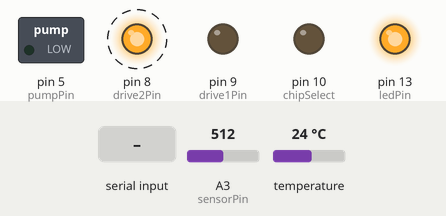
This sketch was run on a simulated Arduino Leonardo, built with avr-gcc and run on an emulated ATmega32U4. Parts: switched loads named in the sketch (green lamp = pin HIGH), output pins drawn as LEDs (lit = HIGH). Wiring (inferred from the names in the program): DS1307 clock at I2C address 0x68. Dashed ring = blinking. The test bench sets the inputs (shaded band); at power-on: A3 (sensorPin) = 512, temperature 24 °C. The local clock reads 2024-03-15 10:24:30 at power-on unless the sketch sets it; storage starts empty.

Above: at 1.25 s.
1.3 s: "M\n" received over the second serial link
At 2.58 s:
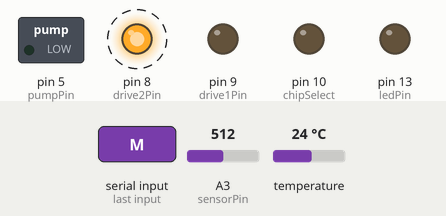
At 4.0 s:
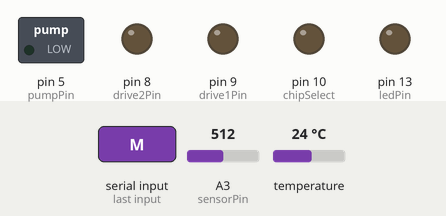
4.8 s: "M\n" received over the second serial link
At 6.17 s:
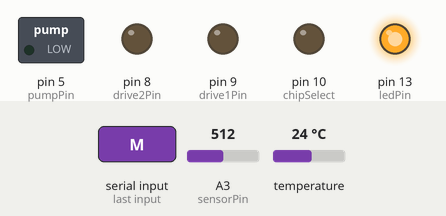
Timing chart, 0 to 14.3 s (numbered marks = the images above; inputs shaded):
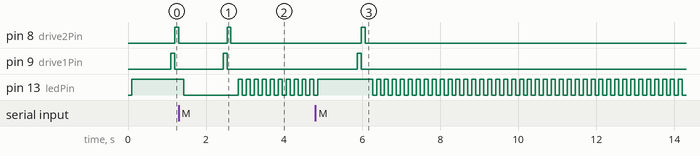

The sketch:

processLeonardo.ino
```cpp
/*

  Plant Care

  Control irrigation according to soil moisture conten
  See doc/timing.txt for usage

  Use with
	- Arduino Leonardo R3
	- "Adafruit SMT Datalogger Shield.pdf" - providing SD card interface and RTC
	- circuit board according to main-wleonardo.pdf - providing pump, level sensor, temperature sensor connectivity


  TODO:
	- implement level sensor check
	- implement irrigation plausibility: shut down if conductivity is not changing after (eg.) 5 irigations
	- SD card readout (via serial line) will hang the sketch!
	- add HC-12 wireless serial support - so serial wire connection is not necessary for operation check and dumping data
	x - is it possible to eliminate RTC and SD, still preserve -some level of- data logging?


*/

#include "OneWire.h"

#include <SD.h>

// Note that even if it's not
// used as the CS pin, the hardware CS pin (10 on most Arduino boards,
// 53 on the Mega) must be left as an output or the SD library
// functions will not work.
const int chipSelect = 10;

// On the Ethernet Shield, CS is pin 4.
// const int chipSelect = 4;

// I2C bus access

#include <Wire.h>

const int RTC = 0x68;

#define SW_ID "PlantCare V1.4-DBG"


/**********************************************
* PIN Configuration
**********************************************/

const int sensorPin = A3;    // select the input pin for the potentiometer
// drive pins for soil moisture sensor

const int serialRxPin = 0;    // not set explicitly, just indicated here
const int serialTxPin = 1;    // not set explicitly, just indicated here

const int owdtaPin = 4;       // IO4: 1 wire data
const int pumpPin = 5;        // pump driver HIGH : Pump ON

const int sDrive2Pin = 6;     // stagnant sensor low  side
const int sDrive1Pin = 7;     // stagnant sensor high side

const int drive2Pin = 8;      // moisture sensor low  side
const int drive1Pin = 9;      // moisture sensor high side

const int ledPin = 13;        // yellow LED to flash on Leonardo board

/**********************************************/

// data logging is done by 5 minutes
const unsigned int MEASPER = 300;

// the number of 1W temperature sensors in the chain
const unsigned int nSENSOR = 1;

// the number of minutes to the next irrigation if
const unsigned int N_TO_NEXT_IRRIGATION = 5;

// moisture below MOIST_LOW consideered dry
const unsigned int MOIST_LOW = 675;

const unsigned int PUMP_LENGTH_S = 15;

int ledon = 1;          // cache LED state
int nLoop = 0;
int nDry;               // the number of consecutive dry minutes
int nPump;              // the total number of irrigations in this run

int commArmed = 0;      // first character of multi byte command received
int armLen;             // length of armed periode

int sensorValueH, sensorValueL, sensorMoisture = 0;  // variable to store the value coming from the sensor
int sensorDelay = 100;

const int sLen = 20;      // string represantation of timestamp


// DS18S20 Temperature chip i/o
OneWire ds(owdtaPin);


byte i, incomingByte;

byte nsensor;  // the actual number of sensors
byte type_s;
byte data[12];
// addresses are stored in contingous array of 8 bytes
byte addr[8 * nSENSOR];
int rawtemp[nSENSOR];
// the highest and lowest temperature
int tempHi, tempLo;

volatile unsigned int activecycles, totalcycles;  // the number of cycles while heater is on (active) and
// the total number of cycles in current control macro cycle
// totalcycles is up until PWNMLEN

volatile boolean inDump;    // dump initiated in main loop
volatile boolean sdOK;   // SD card is available

File sdFile;
byte rtSec, rtMin, rtHour, rtDay, rtMonth, rtYear;
byte thisMin;   // store the last minute being recognised
String tStamp, tStamp1;


// get the temperature of n-th sensor
// n should be within limits [0..nSENSOR-1]

void GetTemp(byte n) {

  int i;

  ds.reset();
  ds.select(addr + 8 * n);
  ds.write(0x44, 1);        // start conversion, with parasite power on at the end

  delay(1000);     // maybe 750ms is enough, maybe not
  // we might do a ds.depower() here, but the reset will take care of it.

  ds.reset();
  ds.select(addr + 8 * n);
  ds.write(0xBE);         // Read Scratchpad

  for ( i = 0; i < 9; i++) {           // we need 9 bytes
    data[i] = ds.read();
  }

  // the first ROM byte indicates which chip
  switch (addr[0]) {
    case 0x10:
      //      Serial.println("  Chip = DS18S20");  // or old DS1820
      type_s = 1;
      break;
    case 0x28:
      //      Serial.println("  Chip = DS18B20");
      type_s = 0;
      break;
    case 0x22:
      //      Serial.println("  Chip = DS1822");
      type_s = 0;
      break;
    default:
      type_s = 0;
      //      Serial.println("Device is not a DS18x20 family device.");
  }


  int16_t raw = (data[1] << 8) | data[0];
  if (type_s) {
    raw = raw << 3; // 9 bit resolution default
    if (data[7] == 0x10) {
      // "count remain" gives full 12 bit resolution
      raw = (raw & 0xFFF0) + 12 - data[6];
    }
  } else {
    byte cfg = (data[4] & 0x60);
    // at lower res, the low bits are undefined, so let's zero them
    if (cfg == 0x00) raw = raw & ~7;  // 9 bit resolution, 93.75 ms
    else if (cfg == 0x20) raw = raw & ~3; // 10 bit res, 187.5 ms
    else if (cfg == 0x40) raw = raw & ~1; // 11 bit res, 375 ms
    //// default is 12 bit resolution, 750 ms conversion time
  }

  rawtemp[n] = raw;

}


void GetDate() {

  Wire.beginTransmission(RTC); // transmit to device #4
  Wire.write(0);        // set address to 0
  Wire.endTransmission();    // stop transmitting

  Wire.requestFrom(RTC, 7);    // request 7 bytes from slave device #x68 (DS1307 RTC)
  rtSec = Wire.read();
  rtMin = Wire.read();
  rtHour = Wire.read();
  rtDay = Wire.read();
  rtDay = Wire.read();  // drop day of week data
  rtMonth = Wire.read();
  rtYear = Wire.read();

  tStamp = String(rtYear, HEX) + " " + String(rtMonth, HEX) + " " + String(rtDay, HEX)
           + " " + String(rtHour, HEX) + " " + String(rtMin, HEX) + " " + String(rtSec, HEX);

}


/*
   Dumb SetDate: the date is hardcoded - just for Setup
   values are BCD format
*/

void SetDate() {

  Wire.beginTransmission(RTC); // transmit to device #4
  Wire.write(0);        // set address to 0
  Wire.write(0);        // set s to 0
  Wire.write(0x59);        // set min
  Wire.write(0x06);        // set hour 24 hour format: bit 6 = 0!
  Wire.write(0);        // set day of week (just placeholder)

  Wire.write(0x01);        // set day
  Wire.write(0x06);        // set month
  Wire.write(0x24);        // set year

  Wire.endTransmission();    // stop transmitting


}

void StoreData() {

  if (sdOK) {

    sdFile = SD.open("data.txt", FILE_WRITE);

    sdFile.print(tStamp);
    sdFile.print('\t');

    sdFile.print(nLoop);
    sdFile.print("\t");
    sdFile.print(nDry);
    sdFile.print("\t");
    sdFile.print(nPump);
    sdFile.print(",\t");

    sdFile.print(sensorValueH);
    sdFile.print("\t");
    sdFile.print(sensorValueL);
    sdFile.print("\t");
    sdFile.print(sensorMoisture);
    sdFile.print("\t");

    for (int i = 0; i < nsensor; i++) {
      sdFile.print((rawtemp[i] & 0xff0) >> 4);
      sdFile.print(',');
      sdFile.print(rawtemp[i] & 0xf);
      sdFile.print("\t");
    }

    sdFile.println();
    sdFile.close();
  }

}

/*
  Fill rtYear, rtMonth... and tStamp
*/


// fill the array of sensor addresses
void listSensors() {
  byte n;

  // iteration count over sensors
  nsensor = 0;
  ds.reset_search();
  while (ds.search(addr + 8 * nsensor)) {
    nsensor++;
  }

  Serial1.print(nsensor);
  Serial1.println(" sensor(s) found.");

  for (n = 0; n < nsensor; n++) {
    for (i = 0; i < 8; i++) {
      if (addr[n * 8 + i] < 0x10) Serial1.print('0');
      Serial1.print(addr[n * 8 + i], HEX);
    }

    if (OneWire::crc8(addr + 8 * n, 7) != addr[8 * n + 7]) {
      Serial1.print(" CRC is not valid!");
    }
    else Serial1.print(" CRC is OK!");

    Serial1.println();
  }

  // if SD card is available, write sensor data to startup.txt
  if (sdOK) {
    sdFile = SD.open("startup.txt", FILE_WRITE);

    sdFile.println();
    sdFile.println(SW_ID);
    GetDate();
    sdFile.println(tStamp);

    for (n = 0; n < nsensor; n++) {
      for (i = 0; i < 8; i++) {
        if (addr[n * 8 + i] < 0x10) sdFile.print('0');
        sdFile.print(addr[n * 8 + i], HEX);
      }

      if (OneWire::crc8(addr + 8 * n, 7) != addr[8 * n + 7]) {
        sdFile.print(" CRC is not valid!");
      }
      else sdFile.print(" CRC is OK!");

      sdFile.print("\n");
    }


    sdFile.close();

  }


  Serial1.println();
}


// get all temperatures
void GetTemp() {
  int i;

  for (i = 0; i < nsensor; i++)
    GetTemp(i);
  tempLo = rawtemp[0];
  tempHi = rawtemp[0];
  for (i = 1; i < nsensor; i++) {
    if (rawtemp[i] > tempHi) tempHi = rawtemp[i];
    if (rawtemp[i] < tempLo) tempLo = rawtemp[i];
  }

}


void printHeader1(){
//                   SD_OK 24 6 1 8 15 35	3665	5	12,	-1023	0,0
  Serial1.println("  SD    Y  M D H M  S  loop dry pmp moist temp");
}

void printStatus() {

  if (sdOK) Serial.print("  SD_OK ");
  else  Serial.print    ("!!NO_SD ");

  // there is no watchdog actually
  //  if (digitalRead(wmonPin) == HIGH) Serial.print("WDen ");
  //    else  Serial.print("WDdis");
  //  Serial.print("\t");

  Serial.print(tStamp);
  Serial.print(", ");
  Serial.print(tStamp1);

  Serial.print(", ");
  Serial.print(nLoop);
  Serial.print(", ");
  Serial.print(nDry);
  Serial.print(", ");
  Serial.print(nPump);
  Serial.print(", ");

  Serial.print(sensorMoisture);
  Serial.print(", ");

  Serial.print((tempLo & 0xff0) >> 4);
  Serial.print(".");
  Serial.print(tempLo & 0xf);

  // there is one tempereture sensor only
  //  Serial.print(", ");
  //  Serial.print((tempHi & 0xff0) >> 4);
  //  Serial.print(',');
  //  Serial.print(tempHi & 0xf);
  //  Serial.print("\t");

  Serial.println();
}

void printStatus1() {

  if (sdOK) Serial1.print("  SD_OK *");
  else  Serial1.print    ("!!NO_SD *");

  // there is no watchdog actually
  //  if (digitalRead(wmonPin) == HIGH) Serial1.print("WDen ");
  //    else  Serial1.print("WDdis");
  //  Serial1.print("\t");

  Serial1.print(tStamp);
  Serial1.print(", ");
  Serial1.print(tStamp1);
  Serial1.print(", ");

  Serial1.print(nLoop);
  Serial1.print(", ");
  Serial1.print(nDry);
  Serial1.print(", ");
  Serial1.print(nPump);
  Serial1.print(", ");

  Serial1.print(sensorMoisture);
  Serial1.print(", ");

  Serial1.print((tempLo & 0xff0) >> 4);
  Serial1.print(".");
  Serial1.print(tempLo & 0xf);
  Serial1.print(", ");

  // there is one tempereture sensor only
  //  Serial1.print((tempHi & 0xff0) >> 4);
  //  Serial1.print(".");
  //  Serial1.print(tempHi & 0xf);

  Serial1.println();

  Serial1.print(nLoop);
  Serial1.print("thisMin / rtMin: ");
  Serial1.print(thisMin);
  Serial1.print(" / ");
  Serial1.print(rtMin);
  Serial1.println();

}


// dump acquired data
void dumpData() {
  char c;

  //  Serial1.println("*****************************************");
  //  Serial1.println("***          startup.txt              ***");
  //  Serial1.println("*****************************************");
  Serial1.println("*S");
  sdFile = SD.open("startup.txt", FILE_READ);
  while (sdFile.available()) {
    c = sdFile.read();
    Serial1.write(c);
  }
  sdFile.close();

  //  Serial1.println("*****************************************");
  //  Serial1.println("***            data.txt               ***");
  //  Serial1.println("*****************************************");
  Serial1.println("*D");
  sdFile = SD.open("data.txt", FILE_READ);
  while (sdFile.available()) {
    c = sdFile.read();
    Serial1.write(c);
  }
  sdFile.close();

  //  Serial1.println("*****************************************");
  //  Serial1.println("***              end                  ***");
  //  Serial1.println("*****************************************");
  Serial1.println("*E");

}

void ToggleLED() {
  if (ledon == 0) {
    ledon = 1;
    digitalWrite(ledPin, HIGH);
  }
  else {
    ledon = 0;
    digitalWrite(ledPin, LOW);
  }
}


void MeasMoisture() {

  digitalWrite(drive1Pin, HIGH);
  digitalWrite(drive2Pin, LOW);
  // stop the program for <sensorValue> milliseconds:
  delay(sensorDelay);
  // turn the ledPin off:
  // read the value from the sensor:
  sensorValueH = analogRead(sensorPin);

  digitalWrite(drive1Pin, LOW);
  digitalWrite(drive2Pin, HIGH);
  // stop the program for for <sensorValue> milliseconds:
  delay(sensorDelay);
  // read the value from the sensor:
  sensorValueL = analogRead(sensorPin);
  sensorMoisture = sensorValueH - sensorValueL;

  // deactivate sensor if out of use
  digitalWrite(drive1Pin, LOW);
  digitalWrite(drive2Pin, LOW);

  /*
    Serial1.print("Drive H/L - D : ");
    Serial1.print(sensorValueH);
    Serial1.print(" / ");
    Serial1.print(sensorValueL);
    Serial1.print(" - ");
    Serial1.println(sensorMoisture);
    Serial1.println();
  */
}

void doPump(int t_sec) {

  Serial1.println("Pump Activated");
  digitalWrite(pumpPin, HIGH);
  delay(1000 * t_sec);
  digitalWrite(pumpPin, LOW);
  Serial1.println("Pump Off");

}

void doMeasure(void){
  GetTemp();
  MeasMoisture();
}

void printHelp() {
  Serial1.println(SW_ID);
  Serial1.println("Commands:");
  Serial1.println("  A D : dump data log");
  Serial1.println("  A P : operate pump");
  Serial1.println("  M  : do measurement");

  while (Serial1.available()) {
    // consume incoming bytes eg. local echo
    incomingByte = Serial1.read();
  }
}


void setup()
{

  pinMode(drive1Pin, OUTPUT);
  pinMode(drive2Pin, OUTPUT);

  /* stagnant sensors not driven actually */
  pinMode(sDrive1Pin, INPUT);
  pinMode(sDrive2Pin, INPUT);

  pinMode(ledPin, OUTPUT);
  pinMode(pumpPin, OUTPUT);

  digitalWrite(drive1Pin, LOW);
  digitalWrite(drive2Pin, LOW);
  digitalWrite(ledPin, LOW);
  digitalWrite(pumpPin, LOW);

  ledon = 0;
  nLoop = 0;
  inDump = false;

  nDry = 0;
  nPump = 0;
  commArmed = 0;

  Wire.begin();        // join i2c bus (address optional for master)
  // only after comissioning or changing battery
  // SetDate();

  Serial.begin(19200);
  Serial1.begin(19200);

  Serial1.println("Serial setup...");

  // make sure that the default chip select pin is set to
  // output, even if you don't use it:
  pinMode(chipSelect, OUTPUT);

  // see if the card is present and can be initialized:
  if (!SD.begin(chipSelect)) {
    //    Serial.println("Card failed, or not present");
    sdOK = false;
  }
  else {
    //    Serial.println("card initialized.");
    sdOK = true;
  }

  listSensors();
  printHelp();

}


/*

  Main loop:
  - dump file if requested (disable logging for the time)
  - print status message to the terminal
  - WDLOOP presence toggling
  - temperature measurement (1 s * number of sensors!)
  - 1 sec delay

  - Serial (USB)    : continous monitoring, error messages
  - Serial1 (D0/D1) : interactive terminal
*/

void loop()
{

  ToggleLED();

  // wait for dump comand
  while (Serial1.available()) {
    // read the incoming byte:
    incomingByte = Serial1.read();


    if (commArmed && (incomingByte == 'D')) {
      inDump = true;
      dumpData();
      inDump = false;
      commArmed = 0;

    }
    else if (commArmed && (incomingByte == 'P')) {
      doPump(PUMP_LENGTH_S);
      nPump++;
      // mark forced pumping in the log
      sensorMoisture = 9999;
      commArmed = 0;

      if (sdOK) {
        StoreData();
      }
    }
    else if (incomingByte == 'M') {
      doMeasure();
      printHeader1();
      printStatus1();
      commArmed = 0;
    }
    else if (incomingByte == 'A'){
      commArmed = 1;
      armLen = 0;
    }
    else {
      printHelp();
      commArmed = 0;
    }

  }

  GetDate();

  if (thisMin != rtMin) {
Serial1.print("a.");
    doMeasure();
    // make certain calculations once in a minute
    thisMin = rtMin;

    if (nDry > N_TO_NEXT_IRRIGATION) {
      doPump(PUMP_LENGTH_S);
      nDry = 0;
      nPump++;
    }
Serial1.print("b.");

    tStamp1 = tStamp;
    GetDate();

Serial1.print("c.");
    if (sensorMoisture > MOIST_LOW) {
      // totally dry reads 1023, totally wet ~300
      // may be confusing to call it moisture as reading is inversly proportional
      nDry++;
    }
    else {
      nDry = 0;
    }
Serial1.print("d.");

    if (sdOK) {
      StoreData();
    }

    printStatus1();
    nLoop++;

  }

  delay(100);

  if (commArmed) {
    armLen++;
    if (armLen > 8){
      commArmed = 0;}
  }

}
```

Measured:
- after the input at 1.3 s, pin 9 (drive1Pin): LOW → HIGH after 1.1 s, → LOW 0.10 s later
- after the input at 4.8 s, pin 8 (drive2Pin): LOW → HIGH after 1.2 s, → LOW 0.10 s later; pin 9 (drive1Pin): LOW → HIGH after 1.1 s, → LOW 0.10 s later
- by itself, pin 13 (ledPin): repeats every 0.20 s: LOW 0.10 s, HIGH 0.10 s
